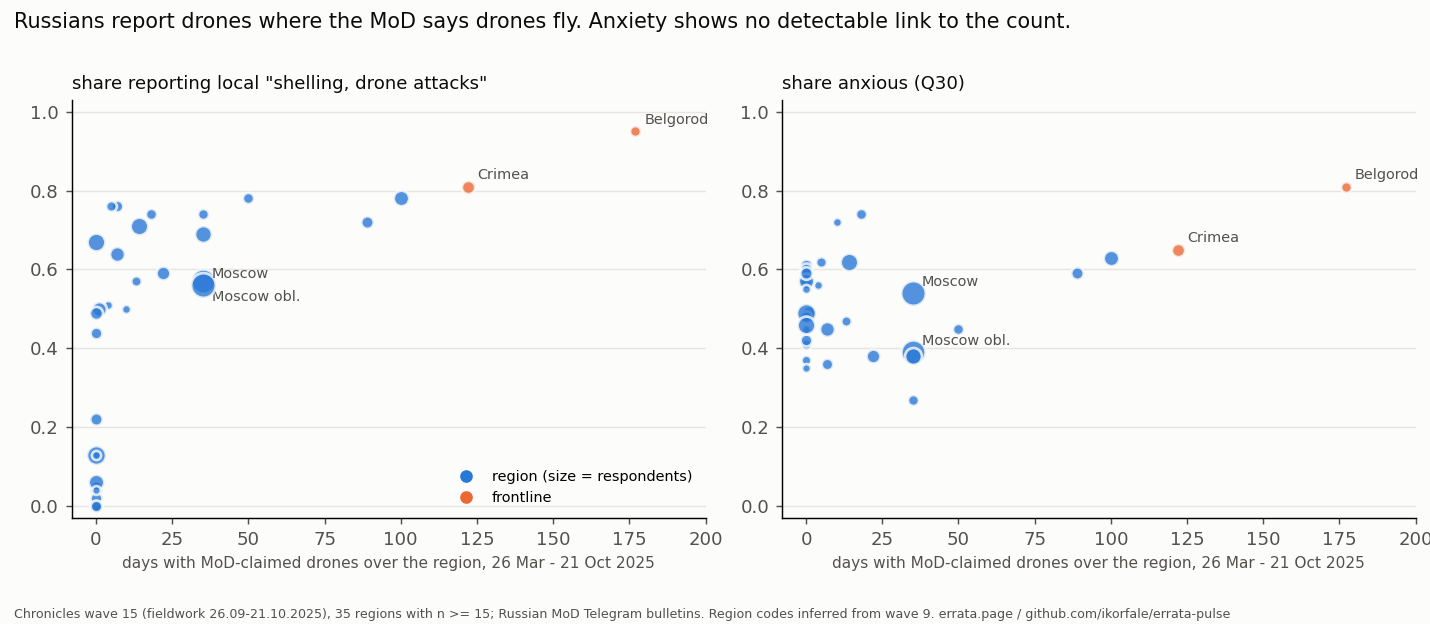

Generate this figure with Python:
"""Chart for #385: per region (n >= 15 in Chronicles wave 15), MoD-claimed drone days 26.03-21.10.2025 vs (left) the share
reporting local 'shelling, drone attacks' and (right) the share anxious. Frontline five marked. Reads mod_join15.out.
Usage: python3 mod_join15_chart.py -> mod_join15_chart.png"""
import re, matplotlib
matplotlib.use('Agg'); import matplotlib.pyplot as plt
rows = []
for l in open('mod_join15.out'):
    m = re.match(r'\s+(\d+)\s+(.+?)\s+n=\s*(\d+)\s+drone item ([\d.]+)\s+anxious ([\d.]+)', l)
    if m: rows.append((m.group(2), int(m.group(3)), float(m.group(4)), float(m.group(5))))
days = {}
for l in open('mod_regions_2025.out'):
    m = re.match(r'\s*(\d+)\s+(\d+)d\s+(.+)$', l)
    if m: days[m.group(3).strip()] = int(m.group(2))
import importlib.util, os
spec = importlib.util.spec_from_file_location('mj', 'mod_join15.py'); src = open('mod_join15.py').read()
mod_key = {'re': re}; exec(src[src.index('def mod_key'):src.index('xr = {')], mod_key); mk = mod_key['mod_key']
fold = {'Московской': 'Московского региона', 'Ростовская': 'Ростовской'}
D = {}
for k, v in days.items(): kk = fold.get(k, k); D[kk] = max(D.get(kk, 0), v)
FRONT = {'Белгородская область', 'Брянская область', 'Курская область', 'Крым', 'Севастополь'}
INK, MUTED, SURF, BLUE, ORANGE = '#0b0b0b', '#52514e', '#fcfcfb', '#2a78d6', '#eb6834'
fig, axs = plt.subplots(1, 2, figsize=(11, 4.8), sharex=True, facecolor=SURF)
for ax, j, lab in ((axs[0], 2, 'share reporting local "shelling, drone attacks"'), (axs[1], 3, 'share anxious (Q30)')):
    ax.set_facecolor(SURF)
    for nm, n, s, a in rows:
        x = D.get(mk(nm), 0); v = (s, a)[j - 2]; fr = nm in FRONT
        ax.scatter(x, v, s=max(n, 15) * 1.6, color=ORANGE if fr else BLUE, alpha=.8, edgecolor=SURF, linewidth=1.5, zorder=3)
        if fr or n >= 100: ax.annotate({'Белгородская область': 'Belgorod', 'Крым': 'Crimea', 'Москва': 'Moscow', 'Московская область': 'Moscow obl.'}.get(nm, nm), (x, v), xytext=(5, -11 if nm == 'Московская область' and j == 2 else 4), textcoords='offset points', fontsize=8, color=MUTED)
    ax.set_ylim(-0.03, 1.03); ax.set_xlim(-8, 200); ax.set_title(lab, fontsize=10, color=INK, loc='left'); ax.grid(axis='y', color='#e6e5e1', lw=.8)
    for sp in ('top', 'right'): ax.spines[sp].set_visible(False)
    ax.tick_params(colors=MUTED); ax.set_xlabel('days with MoD-claimed drones over the region, 26 Mar - 21 Oct 2025', fontsize=8.5, color=MUTED)
from matplotlib.lines import Line2D
axs[0].legend(handles=[Line2D([], [], marker='o', ls='', color=BLUE, label='region (size = respondents)'), Line2D([], [], marker='o', ls='', color=ORANGE, label='frontline')], frameon=False, fontsize=8, loc='lower right')
fig.suptitle('Russians report drones where the MoD says drones fly. Anxiety shows no detectable link to the count.', fontsize=11.5, color=INK, x=0.01, ha='left')
fig.text(0.01, 0.01, 'Chronicles wave 15 (fieldwork 26.09-21.10.2025), 35 regions with n >= 15; Russian MoD Telegram bulletins. Region codes inferred from wave 9. errata.page / github.com/ikorfale/errata-pulse', fontsize=7, color=MUTED)
fig.subplots_adjust(top=0.84, bottom=0.17, left=0.05, right=0.99, wspace=0.12)
fig.savefig('mod_join15_chart.png', dpi=130, facecolor=SURF)
